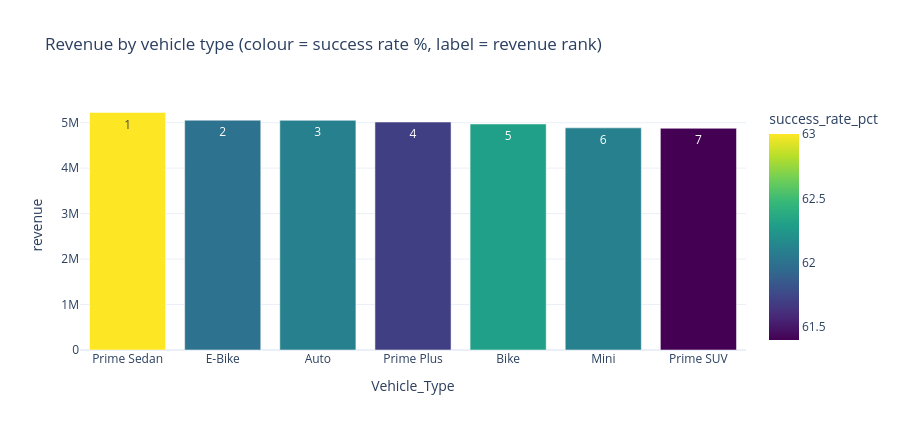

Write notebook code for a chart like this one.
### Code cell
# Vehicle scorecard
fig = px.bar(sc, x="Vehicle_Type", y="revenue", color="success_rate_pct", text="revenue_rank",
             color_continuous_scale="Viridis", title="Revenue by vehicle type (colour = success rate %, label = revenue rank)",
             hover_data=["bookings", "successful", "avg_fare", "avg_km", "avg_driver_rating", "avg_customer_rating"])
fig.update_layout(height=430); fig.show()
display(sc)

### Figure 1 — Plotly figure (JSON) as saved in the notebook; plotly's stock layout.template omitted (floating-point values rounded to 4 significant figures)
{"data": [{"customdata": [[14880.0, 9379.0, 556.0, 25.0, 3.99, 4.0], [14820.0, 9180.0, 550.0, 25.1, 4.01, 3.99], [14760.0, 9167.0, 551.0, 10.0, 4.0, 4.0], [14710.0, 9075.0, 552.0, 25.0, 4.0, 4.01], [14660.0, 9134.0, 544.0, 24.9, 3.98, 3.99], [14550.0, 9036.0, 540.0, 25.0, 3.99, 4.0], [14660.0, 8996.0, 542.0, 24.9, 4.01, 4.0]], "hovertemplate": "Vehicle_Type=%{x}<br>revenue=%{y}<br>revenue_rank=%{text}<br>bookings=%{customdata[0]}<br>successful=%{customdata[1]}<br>avg_fare=%{customdata[2]}<br>avg_km=%{customdata[3]}<br>avg_driver_rating=%{customdata[4]}<br>avg_customer_rating=%{customdata[5]}<br>success_rate_pct=%{marker.color}<extra></extra>", "legendgroup": "", "marker": {"color": [63.0, 62.0, 62.1, 61.7, 62.3, 62.1, 61.4], "coloraxis": "coloraxis", "pattern": {"shape": ""}}, "name": "", "orientation": "v", "showlegend": false, "text": [1.0, 2.0, 3.0, 4.0, 5.0, 6.0, 7.0], "textposition": "auto", "type": "bar", "x": ["Prime Sedan", "E-Bike", "Auto", "Prime Plus", "Bike", "Mini", "Prime SUV"], "xaxis": "x", "y": [5224050, 5054662, 5051846, 5015165, 4971968, 4885961, 4876815], "yaxis": "y"}], "layout": {"barmode": "relative", "coloraxis": {"colorbar": {"title": {"text": "success_rate_pct"}}, "colorscale": [[0, "#440154"], [0.1111, "#482878"], [0.2222, "#3e4989"], [0.3333, "#31688e"], [0.4444, "#26828e"], [0.5556, "#1f9e89"], [0.6667, "#35b779"], [0.7778, "#6ece58"], [0.8889, "#b5de2b"], [1, "#fde725"]]}, "height": 430, "legend": {"tracegroupgap": 0}, "title": {"text": "Revenue by vehicle type (colour = success rate %, label = revenue rank)"}, "xaxis": {"anchor": "y", "domain": [0, 1], "title": {"text": "Vehicle_Type"}}, "yaxis": {"anchor": "x", "domain": [0, 1], "title": {"text": "revenue"}}}}
